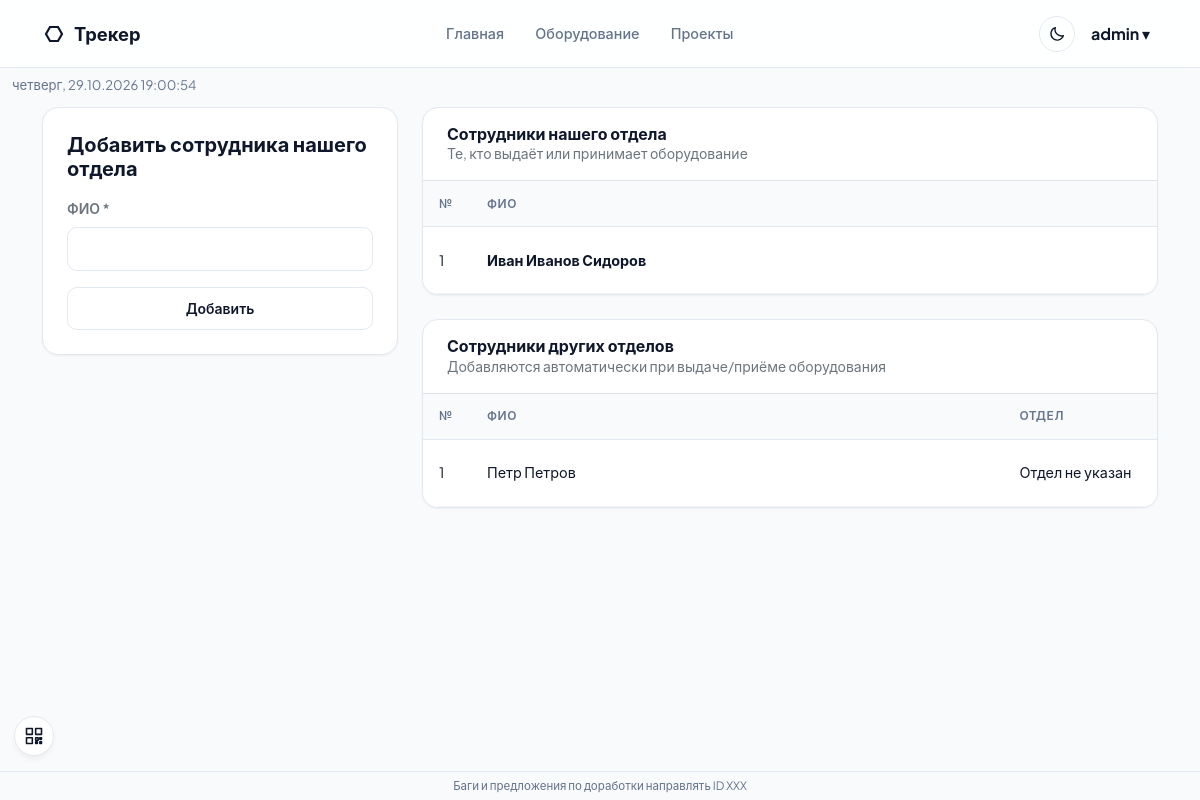
Page /employees (signed in) on the committed database.
### app/models.py (models this page shows, shortened)
class User(UserMixin, db.Model):
    __tablename__ = 'users'
    id = db.Column(db.Integer, primary_key=True)
    username = db.Column(db.String(64), unique=True, nullable=False)
    password_hash = db.Column(db.String(256), nullable=False)
    password_plain = db.Column(db.String(256))
    must_change_password = db.Column(db.Boolean, default=False, nullable=False)
    role = db.Column(db.String(20), default='user')
    can_report = db.Column(db.Boolean, default=False)
    can_data = db.Column(db.Boolean, default=False)
    created_at = db.Column(db.DateTime, default=datetime.utcnow)
    equipments = db.relationship('Equipment', backref='owner', lazy='dynamic')
    projects = db.relationship('Project', backref='owner', lazy='dynamic')
    employees = db.relationship('Employee', backref='owner', lazy='dynamic')
    operations = db.relationship('Operation', backref='owner', lazy='dynamic')
    @property
    def is_admin(self):
        return self.role == 'admin'
    @property
    def can_use_report(self):
        return self.is_admin or bool(self.can_report)
    @property
    def can_use_data(self):
        return self.is_admin or bool(self.can_data)

class Employee(db.Model):
    __tablename__ = 'employees'
    id = db.Column(db.Integer, primary_key=True)
    user_id = db.Column(db.Integer, db.ForeignKey('users.id'), nullable=False)
    full_name = db.Column(db.String(120), nullable=False)
    position = db.Column(db.String(100))
    phone = db.Column(db.String(30))
    kind = db.Column(db.String(10), default='own')
    department = db.Column(db.String(120))

### app/routes/directory.py (the view, shortened to what this page needs)
@directory_bp.route('/employees',methods=['GET','POST'])
@login_required
def employees():
    all_emps=Employee.query.filter_by(user_id=current_user.id).all()
    own=[e for e in all_emps if (e.kind or 'own')=='own']; other=[e for e in all_emps if e.kind=='other']
    return render_template('employees.html',employees=own,other_employees=other)

### app/routes/main.py (called while the page is built)
def connect_url():
    host = request.host
    name, _, port = host.partition(':') if not host.startswith('[') else (host, '', '')
    if name in ('localhost', '127.0.0.1', '0.0.0.0', ''):
        host = _lan_ip() + (':' + port if port else '')
    return f'{request.scheme}://{host}'

### templates/employees.html (shortened to what this page needs)
{% extends 'base.html' %}
{% import '_icons.html' as icons %}
{% block content %}
<div class="row g-4">
<div class="col-md-4"><div class="card-custom"><h5 class="fw-bold mb-3">Добавить сотрудника нашего отдела</h5><form method="POST"><label class="form-label small fw-semibold text-secondary">ФИО *</label><input name="full_name" class="form-control-custom mb-3" required><button class="btn-primary-custom w-100 justify-content-center">Добавить</button></form></div></div>
<div class="col-md-8"><div class="card-custom p-0 overflow-hidden mb-4"><div class="p-3 px-4 border-bottom"><h6 class="fw-bold m-0">Сотрудники нашего отдела</h6><p class="text-secondary small m-0">Те, кто выдаёт или принимает оборудование</p></div><div class="table-scroll"><table class="table-fixed table-custom"><thead><tr><th style="width:48px">№</th><th>ФИО</th></tr></thead><tbody>{% for emp in employees %}<tr><td>{{ loop.index }}</td><td><strong>{{ emp.full_name }}</strong></td></tr>
{% else %}<tr><td colspan="3" class="text-center py-4 text-secondary">Сотрудники отдела отсутствуют</td></tr>{% endfor %}</tbody></table></div></div>
<div class="card-custom p-0 overflow-hidden"><div class="p-3 px-4 border-bottom"><h6 class="fw-bold m-0">Сотрудники других отделов</h6><p class="text-secondary small m-0">Добавляются автоматически при выдаче/приёме оборудования</p></div><div class="table-scroll"><table class="table-fixed table-custom"><thead><tr><th style="width:48px">№</th><th>ФИО</th><th style="width:26%">Отдел</th></tr></thead><tbody>{% for emp in other_employees %}<tr><td>{{ loop.index }}</td><td>{{ emp.full_name }}</td><td>{{ emp.department or 'Отдел не указан' }}</td></tr>
{% else %}<tr><td colspan="4" class="text-center py-4 text-secondary">Сотрудников других отделов пока нет</td></tr>{% endfor %}</tbody></table></div></div>
</div></div>
{% endblock %}

### templates/base.html (shortened to what this page needs)
<!DOCTYPE html>
<html lang="ru">
<head>
<link href="https://cdn.jsdelivr.net/npm/bootstrap@5.3.0/dist/css/bootstrap.min.css" rel="stylesheet">
<link rel="stylesheet" href="{{ url_for('static', filename='css/style.css') }}">
</head>
<body>
{% if current_user.is_authenticated %}
<nav class="navbar-custom mb-0"><div class="container d-flex align-items-center justify-content-between">
<a class="navbar-brand-custom text-decoration-none" href="{{ url_for('main.index') }}">
<svg class="brand-icon" width="24" height="24" viewBox="0 0 24 24" fill="none" stroke="currentColor" stroke-width="2.2" aria-hidden="true"><polygon points="20,12 16,19 8,19 4,12 8,5 16,5"></polygon></svg>
<span>Трекер</span></a>
<div class="d-flex gap-1 align-items-center">
<a class="nav-link-custom text-decoration-none" href="{{ url_for('main.index') }}">Главная</a>
<a class="nav-link-custom text-decoration-none" href="{{ url_for('equipment.list_equipment') }}">Оборудование</a>
<a class="nav-link-custom text-decoration-none" href="{{ url_for('directory.projects') }}">Проекты</a>
</div>
<div class="d-flex align-items-center gap-2">
<button type="button" id="themeToggle" class="theme-toggle" aria-label="Темная тема" title="Темная тема"></button>
<div class="user-menu-wrap">
<button type="button" class="user-menu-trigger" aria-expanded="false"><strong>{{ current_user.username }}</strong> ▾</button>
</div>
</div></div></nav>
<div class="qr-widget" id="qrWidget">
  <button type="button" class="qr-toggle" title="Подключиться с телефона" aria-label="QR для подключения"><svg viewBox="0 0 24 24"><rect x="3" y="3" width="7" height="7"/><rect x="14" y="3" width="7" height="7"/><rect x="3" y="14" width="7" height="7"/><path d="M14 14h3v3h-3zM19 14h2v2h-2zM14 19h2v2h-2zM19 19h2v2h-2z"/></svg></button>
</div>
{% endif %}
<div id="appClock" class="app-clock-global" aria-live="polite"></div>
<div class="container py-2">
{% block content %}{% endblock %}
</div>
<div class="app-footer">Баги и предложения по доработки направлять ID XXX</div>
</body></html>

### static/css/style.css (style rules this page uses)
:root { --bg-main: #f8fafc; --surface: #ffffff; --text-primary: #0f172a; --text-secondary: #64748b; --accent: #2563eb; --accent-hover: #1d4ed8; --border: #e2e8f0; --border-subtle: #f1f5f9; --radius-lg: 16px; --radius-md: 10px; --radius-sm: 6px; --shadow-sm: 0 1px 2px 0 rgb(0 0 0 / 0.05); --shadow-md: 0 4px 6px -1px rgb(0 0 0 / 0.05); --button-text: var(--accent); --button-bg-hover: var(--accent); }
body { font-family: 'Plus Jakarta Sans', -apple-system, sans-serif; background-color: var(--bg-main); color: var(--text-primary); line-height: 1.5; }
.navbar-custom { background: rgba(255, 255, 255, 0.85); backdrop-filter: blur(12px); border-bottom: 1px solid var(--border); padding: 0.85rem 0; position: sticky; top: 0; z-index: 1000; }
.navbar-brand-custom { font-weight: 700; font-size: 1.15rem; color: var(--text-primary) !important; display: flex; align-items: center; gap: 0.5rem; }
.nav-link-custom { color: var(--text-secondary) !important; font-weight: 500; font-size: 0.9rem; padding: 0.5rem 0.85rem !important; border-radius: var(--radius-sm); transition: all 0.15s ease; }
.card-custom { background: var(--surface); border: 1px solid var(--border); border-radius: var(--radius-lg); box-shadow: var(--shadow-sm); padding: 1.5rem; }
.table-custom { width: 100%; border-collapse: separate; border-spacing: 0; }
.table-custom th { background: var(--bg-main); color: var(--text-secondary); font-size: 0.75rem; font-weight: 600; text-transform: uppercase; letter-spacing: 0.05em; padding: 0.85rem 1rem; border-bottom: 1px solid var(--border); }
.table-custom td { padding: 1rem; font-size: 0.9rem; border-bottom: 1px solid var(--border-subtle); background: var(--surface); vertical-align: middle; }
.btn:not(.btn-close), button:not(.btn-close):not(.user-menu-trigger):not(.menu-button) { background-color: transparent; color: var(--text-primary); border: 1px solid var(--border); }
.btn-primary-custom { background-color: transparent; color: var(--button-text); font-weight: 600; font-size: 0.875rem; padding: 0.6rem 1.2rem; border-radius: var(--radius-md); border: 1px solid var(--accent); display: inline-flex; align-items: center; gap: 0.4rem; }
.form-control-custom, .form-select-custom { border: 1px solid var(--border); border-radius: var(--radius-md); padding: 0.65rem 0.9rem; font-size: 0.9rem; background-color: var(--surface); color: var(--text-primary); width: 100%; }
.user-menu-wrap { position:relative }
.user-menu-trigger { background:transparent;border:0;color:var(--text-primary);padding:.5rem;cursor:pointer }
.app-footer { position:fixed;left:0;right:0;bottom:0;padding:.35rem .75rem;text-align:center;font-size:.72rem;color:var(--text-secondary);background:color-mix(in srgb,var(--bg-main) 92%,transparent);border-top:1px solid var(--border);z-index:900 }
.theme-toggle { width:36px;height:36px;padding:0;display:inline-flex;align-items:center;justify-content:center; background:transparent;border:1px solid var(--border);border-radius:50%;color:var(--text-primary);cursor:pointer; transition:background-color .15s ease,color .15s ease,border-color .15s ease; }
.app-clock-global { font-size:.82rem;color:var(--text-secondary);margin:.45rem auto .25rem;max-width:1320px;padding:0 .75rem;min-height:1.2rem;text-transform:lowercase }
:root { --bs-link-color-rgb:15,23,42;--bs-link-hover-color-rgb:15,23,42 }
.table-fixed { table-layout:fixed;min-width:860px }
.table-fixed td,.table-fixed th { overflow-wrap:anywhere;word-break:break-word }
html,body { overflow-x:hidden }
.table-scroll { overflow-x:hidden }
.qr-widget { position:fixed;left:14px;bottom:44px;z-index:950 }
.qr-toggle { width:40px;height:40px;padding:0;border-radius:50%;display:inline-flex;align-items:center;justify-content:center;background:var(--surface)!important;color:var(--text-primary)!important;border:1px solid var(--border)!important;box-shadow:var(--shadow-md);cursor:pointer }
.qr-toggle svg { width:20px;height:20px;fill:none;stroke:currentColor;stroke-width:1.9;stroke-linecap:round;stroke-linejoin:round }

### rows in the picture
User: username "admin"
Employee: full_name "Иван Иванов Сидоров"
Employee: full_name "Петр Петров", department "Отдел не указан"
